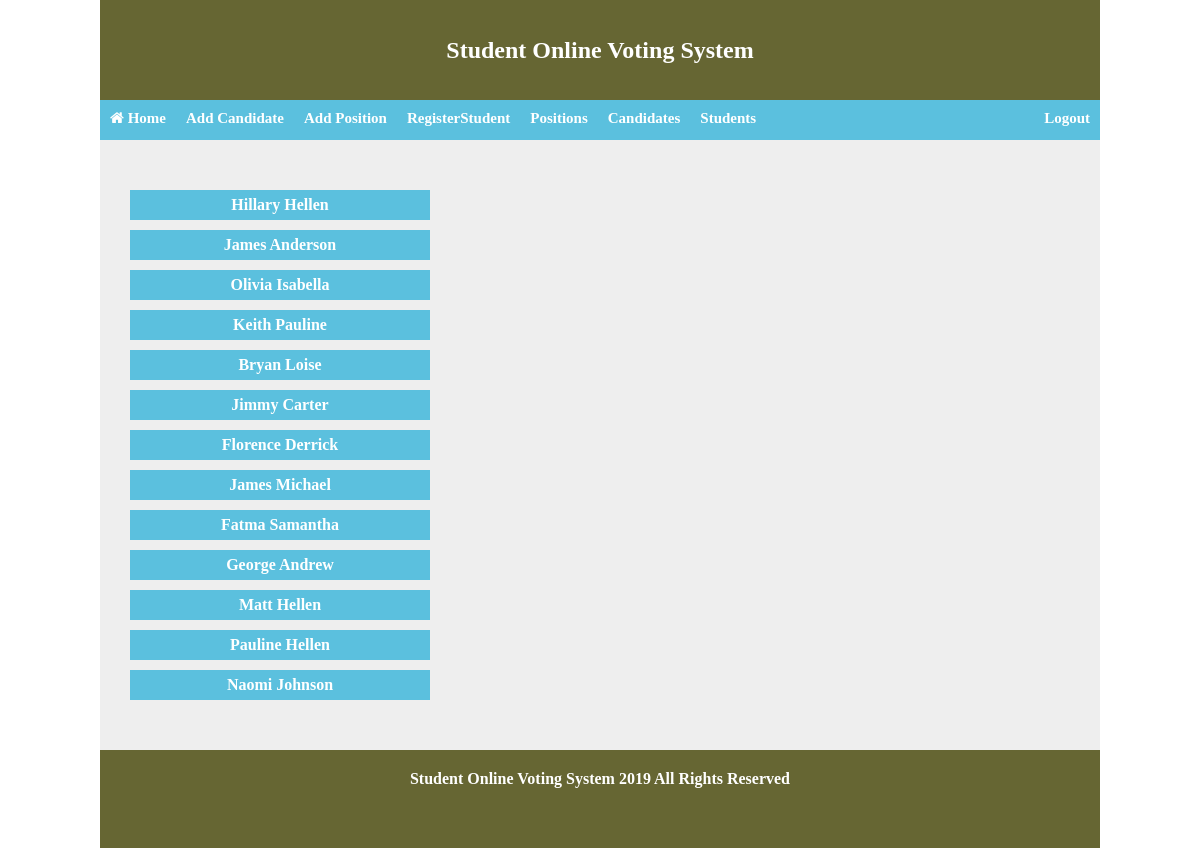
Screenshot of /onlinevotingsystemadmin.php?Candidates with the database file from the repository.
### tables this page shows
CREATE TABLE `candidates` (
  `candidate_id` int(11) NOT NULL,
  `first_name` varchar(20) NOT NULL,
  `last_name` varchar(20) NOT NULL,
  `email` varchar(20) NOT NULL,
  `password` varchar(20) NOT NULL,
  `position` varchar(20) NOT NULL
);

### Candidates.php (the view)
<div class="viewcandidate" >
<?php
        include("databaseconnect.php");
		$sql = " SELECT * FROM `candidates` ";
		$qry = mysqli_query($connect, $sql);
        $candidates = "";
		while($row = mysqli_fetch_array($qry)) {
          $candidates .= "<li>".$row['first_name']. " " .$row['last_name']."</li>";
		}
	?>
<ul class="listCandidates"><?php echo $candidates ; ?></ul>
	</div>

### onlinevotingsystemadmin.php (shortened to what this page needs)
<!DOCTYPE>
<head>
	<html>
	<link rel="stylesheet" href="style.css" type="text/css" / >
	<link rel="stylesheet" href="font-awesome-4.7.0/css/font-awesome.css" type="text/css" / >
	</head>
	<body>
<div id="container">
<div class="header">
		<h2>Student Online Voting System</h2>
	</div>
<nav>
	<div class="navigation">
<ul>
	<li><a href="onlinevotingsystemadmin.php"><i class="fa fa-home" aria-hidden="true"></i> Home</a></li>
	<li><a href="onlinevotingsystemadmin.php?AddCandidate">Add Candidate</a></li>
	<li><a href="onlinevotingsystemadmin.php?AddPosition">Add Position</a></li>
	<li><a href="onlinevotingsystemadmin.php?RegisterStudent">RegisterStudent</a></li>
	<li><a href="onlinevotingsystemadmin.php?Positions">Positions</a></li>
	<li><a href="onlinevotingsystemadmin.php?Candidates">Candidates</a></li>
    <li><a href="onlinevotingsystemadmin.php?Students">Students</a></li>
	<li><a href="logout.php">Logout</a></li>
</ul>
</div>
	</nav>
<article>
<div id= "AddCandidate">
	<?php
if(isset($_GET['AddCandidate'])){
	 include('AddCandidate.php');
}
else if(isset($_GET['AddPosition'])){
	 include('AddPosition.php');
} else if(isset($_GET['Positions'])){
	 include('Positions.php');
} else if(isset($_GET['Candidates'])){
	 include('Candidates.php');
}else if(isset($_GET['RegisterStudent'])){
	 include('RegisterStudent.php');
}else if(isset($_GET['Students'])){
	 include('Students.php');
}
	?>
</div>
</article>
<footer>
	<p> Student Online Voting System <?php echo Date('Y'); ?> All Rights Reserved</p>
<footer>
	</body>
	</html>

### style.css (style rules this page uses)
* { margin:0; padding: 0; }
#container { background-color: #eee; width:1000px; margin-left: auto; margin-right: auto; height: auto; }
.fa-home { color:#ffffff; }
.header { height:100px; width:auto; background-color: #666633; color:#ffffff; font-weight: bold; }
.header h2 { line-height: 100px; text-align: center; }
.navigation ul { list-style-type: none; padding: 0; margin: 0; }
.navigation ul li { float: left; }
.navigation ul li:last-child { float: right; }
.navigation { width: 100%; height: 40px; background-color: #5bc0de; }
.navigation ul li a { display: inline-block; padding: 10px; color: #ffffff; text-decoration: none; font-weight: bold; font-family: verdana; font-size: 15px; vertical-align: center; }
.listCandidates { list-style-type: none; }
.listCandidates li { list-style-type: none; height: 30px; }
.listCandidates li { width:300px; text-align: center; background-color: #5bc0de; font-weight: bold; font-family: vgerdana; margin-bottom: 10px; line-height: 30px; color:white; }
.viewcandidate { margin-top: 50px; margin-bottom: 50px; padding-left: 30px; }
footer { background-color: #666633; padding:20px; text-align: center; color:#ffffff; font-weight: bold; clear: both; }

### rows the page displays
candidates: first_name "Hillary", last_name "Hellen"
candidates: first_name "James", last_name "Anderson"
candidates: first_name "Olivia", last_name "Isabella"
candidates: first_name "Keith", last_name "Pauline"
candidates: first_name "Bryan", last_name "Loise"
candidates: first_name "Jimmy", last_name "Carter"
candidates: first_name "Florence", last_name "Derrick"
candidates: first_name "James", last_name "Michael"
candidates: first_name "Fatma", last_name "Samantha"
candidates: first_name "George", last_name "Andrew"
candidates: first_name "Matt", last_name "Hellen"
candidates: first_name "Pauline", last_name "Hellen"
candidates: first_name "Naomi", last_name "Johnson"

### other values shown
Date('Y') "2019"
